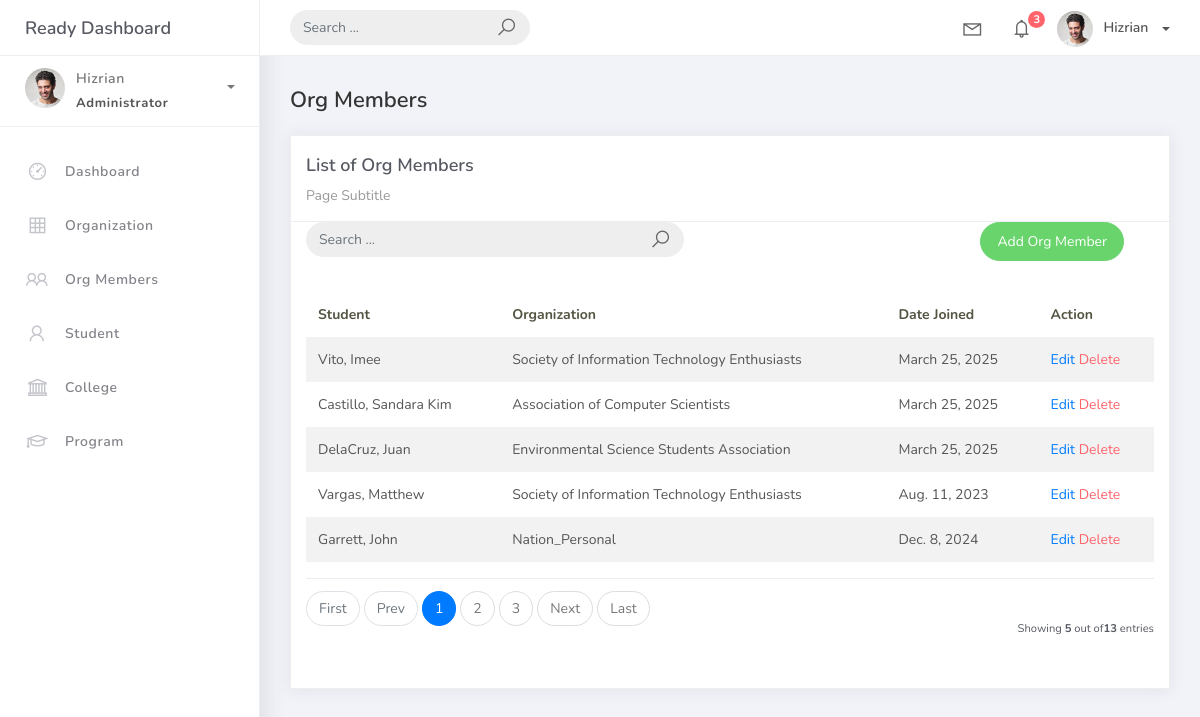
The page /orgmember_list on the database its author committed.
### studentorg/models.py (models this page shows)
class BaseModel(models.Model):
    created_at = models.DateTimeField(auto_now_add=True, db_index=True)
    updated_at = models.DateTimeField(auto_now=True)
    class Meta:
        abstract = True

class OrgMember(BaseModel):
    student = models.ForeignKey(Student, on_delete=models.CASCADE)
    organization = models.ForeignKey(Organization, on_delete=models.CASCADE)
    date_joined = models.DateField()

class Student(BaseModel):
    student_id = models.CharField(max_length=15)
    lastname = models.CharField(max_length=25)
    firstname = models.CharField(max_length=25)
    middlename = models.CharField(max_length=25, blank=True, null=True)
    program = models.ForeignKey(Program, on_delete=models.CASCADE)
    def __str__(self):
        return f"{self.lastname}, {self.firstname}"

class Organization(BaseModel):
    name = models.CharField(max_length=250)
    college = models.ForeignKey(
        College, null=True, blank=True, on_delete=models.CASCADE
    )
    description = models.CharField(max_length=500)
    def __str__(self):
        return self.name

### studentorg/views.py (the view)
# urls.py: path('orgmember_list', OrgMemberList.as_view(), name='orgmember-list'),
class OrgMemberList(ListView):
    model = OrgMember
    context_object_name = 'orgmember'
    template_name = 'orgmember_list.html'
    paginate_by = 5
    def get_queryset(self, *args, **kwargs):
        qs = super(OrgMemberList, self).get_queryset(*args, **kwargs)
        if self.request.GET.get("q") != None:
            query = self.request.GET.get('q')
            qs = qs.filter(Q(student__lastname__icontains=query) |
                            Q(organization__name__icontains=query))
        return qs

### templates/orgmember_list.html
{% extends 'base.html' %}
{% load static %}
{% block content %}
<div class="content">
    <div class="container-fluid">
        <h4 class="page-title">Org Members</h4>
        <div class="row">
            <div class="col-md-12">
                <div class="card">
                    <div class="card-header">
                        <div class="card-title">List of Org Members</div>
                        <div class="card-category">Page Subtitle</div>
                    </div>
                    <div class="col-md-12 row">
                        <div class="col-md-6">
                            <form class="navbar-left navbar-form nav-search mr-md-3" action="{% url 'orgmember-list' %}">
                                <div class="input-group">
                                    <input type="text" placeholder="Search ..." class="form-control" name="q" />
                                    <div class="input-group-append">
                                        <span class="input-group-text">
                                            <i class="la la-search search-icon"></i>
                                        </span>
                                    </div>
                                </div>
                            </form>
                        </div>
                        <div class="col-md-6">
                            <div class="pull-right">
                                <a href="{% url 'orgmember-add' %}" class="btn btn-success btn-rounded">Add Org Member</a>
                            </div>
                        </div>
                    </div>
                    <div class="card-body">
                        <table class="table table-striped mt-3">
                            <thead>
                                <tr>
                                    <th scope="col">Student</th>
                                    <th scope="col">Organization</th>
                                    <th scope="col">Date Joined</th>
                                    <th scope="col">Action</th>
                                </tr>
                            </thead>
                            <tbody>
                                {% for object in object_list %}
                                <tr>
                                    <td>{{ object.student }}</td>
                                    <td>{{ object.organization }}</td>
                                    <td>{{ object.date_joined }}</td>
                                    <td>
                                        <a href="orgmember_list/{{ object.id }}">Edit</a>
                                        <a href="orgmember_list/{{ object.id }}/delete" class="text-danger">Delete</a>
                                    </td>
                                </tr>
                                {% empty %}
                                <tr>
                                    <td colspan="4" style="text-align: center;">
                                        <p class="text-sm font-weight-bold mb-0">No Records Found</p>
                                    </td>
                                </tr>
                                {% endfor %}
                            </tbody>
                        </table>
                        {% include 'includes/pagination.html' %}
                    </div>
                </div>
            </div>
        </div>
    </div>
</div>
{% endblock %}

### rows shown on the page
OrgMember: student "Vito, Imee", organization "Society of Information Technology Enthusiasts", date_joined "March 25, 2025"
OrgMember: student "Castillo, Sandara Kim", organization "Association of Computer Scientists", date_joined "March 25, 2025"
OrgMember: student "DelaCruz, Juan", organization "Environmental Science Students Association", date_joined "March 25, 2025"
OrgMember: student "Vargas, Matthew", organization "Society of Information Technology Enthusiasts", date_joined "Aug. 11, 2023"
OrgMember: student "Garrett, John", organization "Nation_Personal", date_joined "Dec. 8, 2024"

### other values the page prints
{{ page_num }} "1"
{{ page_num }} "2" "3"
{{ object_list.count }} "5"
{{ paginator.count }} "13"
